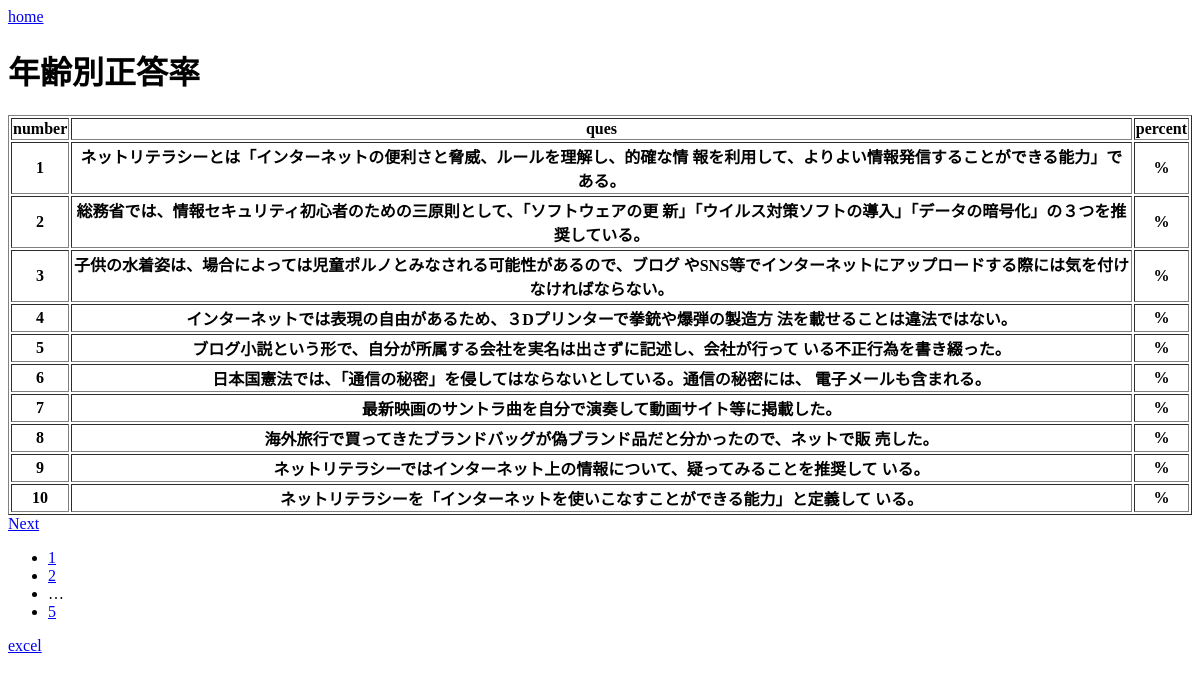
/skil/Npercent/, run on an earlier commit of the app's database.
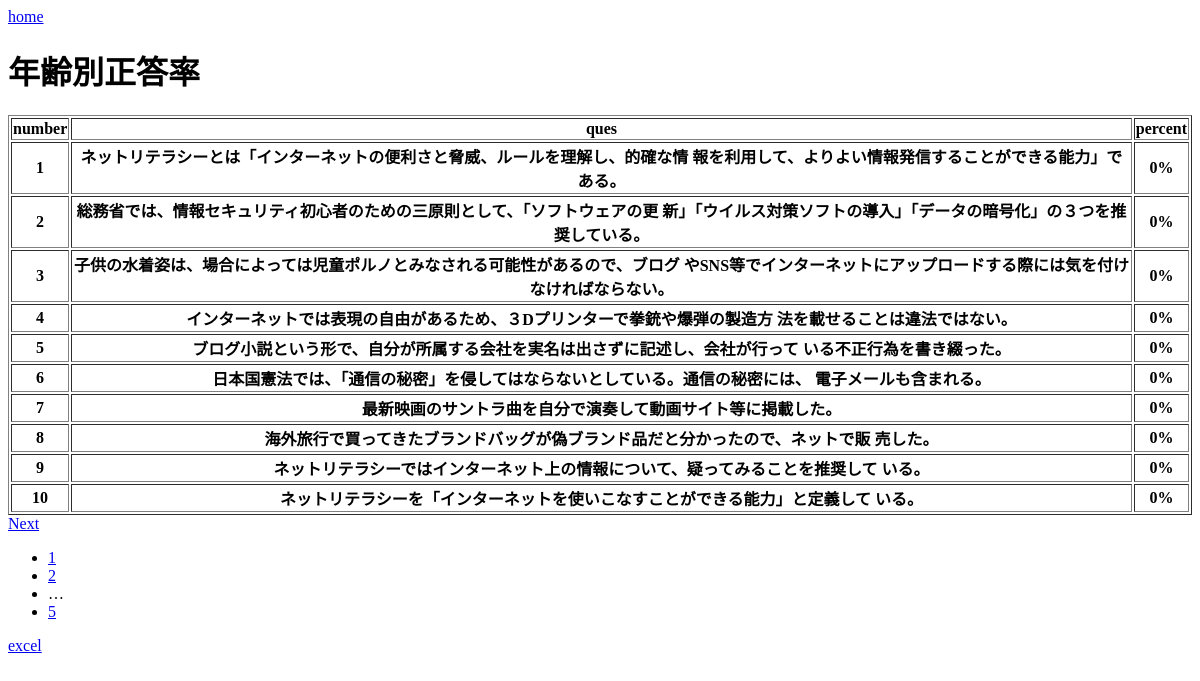
And on a later commit of the database.
### skil/models.py (models this page shows, shortened)
class Npercent(models.Model):
    ques = models.TextField()
    true = models.IntegerField(default = 0)
    false = models.IntegerField(default = 0)
    percent = models.IntegerField(default = 0)

### skil/views.py (the view)
# urls.py: path('Npercent/', views.npercent, name='Npercent'),
def npercent(request):
    nets = Nquestion.objects.all()
    paginator = Paginator(nets, 10) # 1ページに10件表示
    p = request.GET.get('p') # URLのパラメータから現在のページ番号を取得
    net = paginator.get_page(p) # 指定のページのArticleを取得
    per=Npercent.objects.all()
    paginator = Paginator(per, 10)
    percent = paginator.get_page(p)
    return render(request, 'skil/npercent.html', {'net': net, 'p': p, 'percent':percent})

### skil/templates/skil/npercent.html (shortened to what this page needs)
<!DOCTYPE html>
<html>
    <head>
    </head>
    <body>
        <a href="{% url 'index' %}">home</a>
        <h1>年齢別正答率</h1>
        <table border=”1”>
            <tr>
                <th>number</th><th>ques</th><th>percent</th>
            </tr>
            <tr>
                <th>{{net.0.id}}</th><th>{{net.0.ques}}</th><th>{{percent.0.percent}}%</th>
            </tr>
            <tr>
                <th>{{net.1.id}}</th><th>{{net.1.ques}}</th><th>{{percent.0.percent}}%</th>
            </tr>
            <tr>
                <th>{{net.2.id}}</th><th>{{net.2.ques}}</th><th>{{percent.0.percent}}%</th>
            </tr>
            <tr>
                <th>{{net.3.id}}</th><th>{{net.3.ques}}</th><th>{{percent.0.percent}}%</th>
            </tr>
            <tr>
                <th>{{net.4.id}}</th><th>{{net.4.ques}}</th><th>{{percent.0.percent}}%</th>
            </tr>
            <tr>
                <th>{{net.5.id}}</th><th>{{net.5.ques}}</th><th>{{percent.0.percent}}%</th>
            </tr>
            <tr>
                <th>{{net.6.id}}</th><th>{{net.6.ques}}</th><th>{{percent.0.percent}}%</th>
            </tr>
            <tr>
                <th>{{net.7.id}}</th><th>{{net.7.ques}}</th><th>{{percent.0.percent}}%</th>
            </tr>
            <tr>
                <th>{{net.8.id}}</th><th>{{net.8.ques}}</th><th>{{percent.0.percent}}%</th>
            </tr>
            <tr>
                <th>{{net.9.id}}</th><th>{{net.9.ques}}</th><th>{{percent.0.percent}}%</th>
            </tr>
        </table>
        <div class="paginator">
            <nav class="pagination is-centered" role="navigation" aria-label="pagination">
              {% if net.has_next %}
                <a class="pagination-next" href="?p={{ net.next_page_number }}">Next</a>
              {% endif %}
              <ul class="pagination-list">
                <li><a class="pagination-link is-current" href="?p={{ net.number }}" >{{ net.number }}</a></li>
                {% if net.has_next %}
                  <li><a class="pagination-link" href="?p={{ net.next_page_number }}">{{ net.next_page_number }}</a></li>
                  {% if net.next_page_number != net.paginator.num_pages %}
                    <li><span class="pagination-ellipsis">&hellip;</span></li>
                    <li><a class="pagination-link" href="?p={{ net.paginator.num_pages }}">{{ net.paginator.num_pages }}</a></li>
                  {% endif %}
                {% endif %}
              </ul>
            </nav>
          </div>
          <a href="{% url 'Epercent'%}">excel</a>
    </body>
</html>

What changed in the data, as far as the page shows it:
added Npercent: percent "0"
